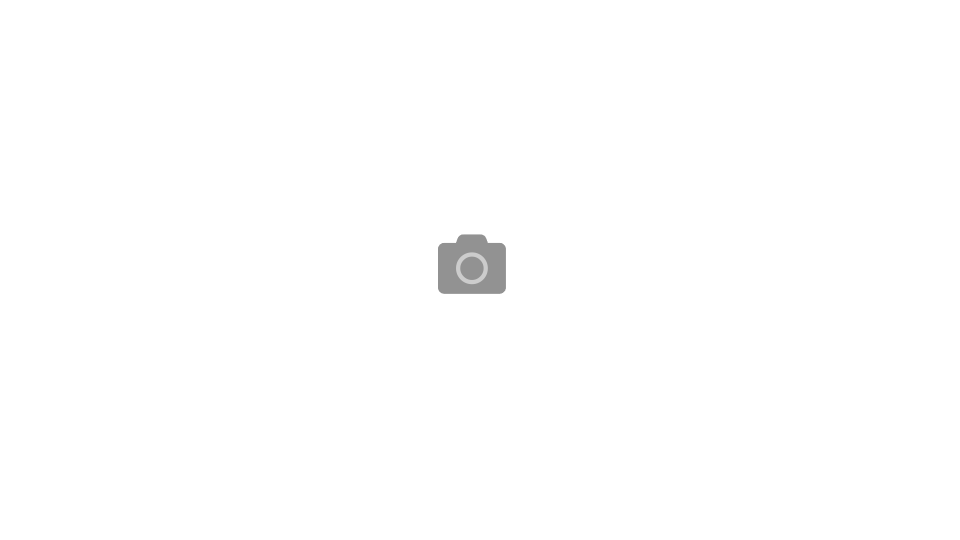
#> input picture Resources/placeholder.png, 1920 x 1080 px (shown at 1/2 size)
$ python -i cropper.py   (imports and definitions only)
#> lines starting #> are read from the running program, lines starting #| are printed output that depends on the picture; after the words box and inside, x2 and y2 are one past the last pixel; in counts of white or black regions, pixels touching at a corner belong together
#> further down, picture is the input picture: shape (1080, 1920, 3); min 146, max 255, mean 254.3
import cv2
import numpy as np
import sys
import os

# [56 lines left out: functions load_image_unicode, save_image_unicode, apply_watermark, not called in this run]

def crop_image(img):
    if img.shape[2] == 4:
        # Crop based on alpha channel
        alpha = img[:, :, 3]
        coords = cv2.findNonZero(alpha)
        if coords is None:
            raise ValueError("No non-transparent pixels found")
        x, y, w, h = cv2.boundingRect(coords)
    else:
        # Crop based on largest contour from grayscale image
        gray = cv2.cvtColor(img, cv2.COLOR_BGR2GRAY)
        _, thresh = cv2.threshold(gray, 0, 255, cv2.THRESH_BINARY_INV + cv2.THRESH_OTSU)
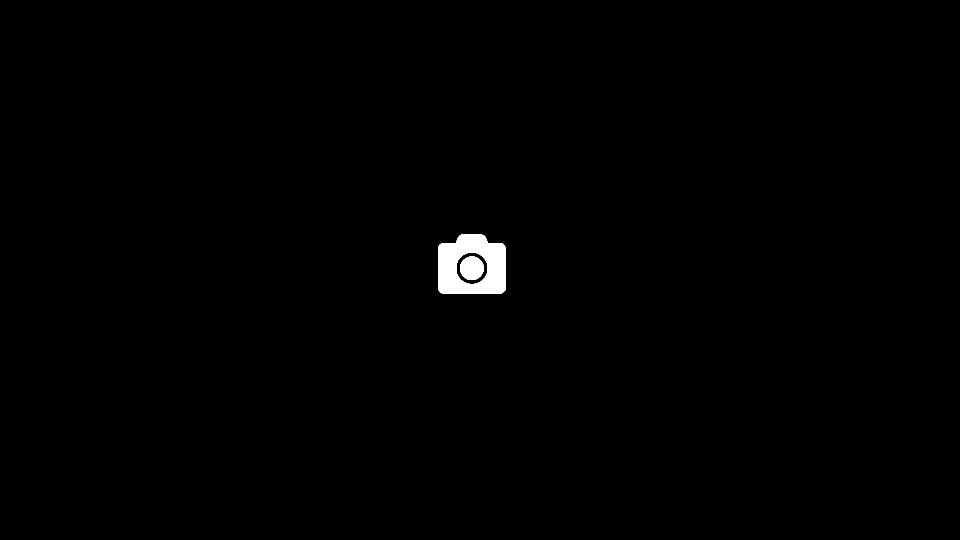
#> thresh: shape (1080, 1920) (shown at 1/2 size); 0.65% white; 2 white regions
        kernel = np.ones((5, 5), np.uint8)
        cleaned = cv2.morphologyEx(thresh, cv2.MORPH_OPEN, kernel)
        contours, _ = cv2.findContours(cleaned, cv2.RETR_EXTERNAL, cv2.CHAIN_APPROX_SIMPLE)
#> contours = 1 contour; box (x1, y1, x2, y2) and area: (876, 469, 1012, 588) 14463
        if not contours:
            raise ValueError("No contours found")
        largest = max(contours, key=cv2.contourArea)
#> largest = contour of 65 points, box (x1, y1, x2, y2) (876, 469, 1012, 588), area 14463
        x, y, w, h = cv2.boundingRect(largest)
#> x = 876; y = 469; w = 136; h = 119

    cropped = img[y:y + h, x:x + w]
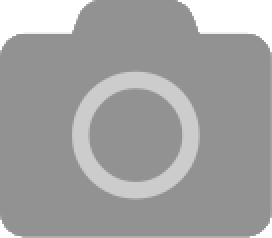
#> cropped: shape (119, 136, 3) (shown 2 times larger); min 146, max 255, mean 161.6
    h_cropped, w_cropped = cropped.shape[:2]
#> h_cropped = 119; w_cropped = 136
    max_dim = max(h_cropped, w_cropped)
#> max_dim = 136

    if max_dim > 900:
        # Scale down so largest side = 900
        scale = 900 / max_dim
        new_w = int(w_cropped * scale)
        new_h = int(h_cropped * scale)
        resized = cv2.resize(cropped, (new_w, new_h), interpolation=cv2.INTER_AREA)
        return resized
    else:
        # Pad the larger side to 900, keep aspect ratio, no resizing
        pad_top, pad_bottom, pad_left, pad_right = 0, 0, 0, 0

        if h_cropped >= w_cropped:
            # height is larger or equal, pad height side
            pad_total = 900 - h_cropped
            pad_top = pad_total // 2
            pad_bottom = pad_total - pad_top
        else:
            # width is larger, pad width side
            pad_total = 900 - w_cropped
#> pad_total = 764
            pad_left = pad_total // 2
#> pad_left = 382
            pad_right = pad_total - pad_left
#> pad_right = 382

        # Determine border color based on channels
        if cropped.shape[2] == 4:
            border_color = [0, 0, 0, 0]  # transparent padding for 4 channel
        else:
            border_color = [255, 255, 255]  # white padding for 3 channel

        padded = cv2.copyMakeBorder(
            cropped, pad_top, pad_bottom, pad_left, pad_right,
            cv2.BORDER_CONSTANT, value=border_color
        )
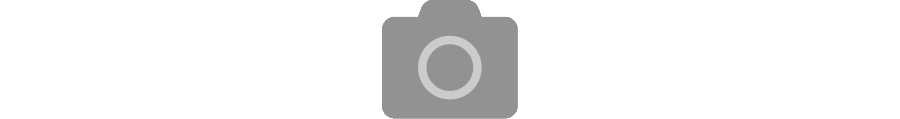
#> padded: shape (119, 900, 3); min 146, max 255, mean 240.9
        return padded


# [24 lines left out: functions process_image, main, not called in this run]

# [6 lines not run here, left out]

>>> import cv2
>>> picture = cv2.imread('../Resources/placeholder.png')
>>> result = crop_image(picture)
